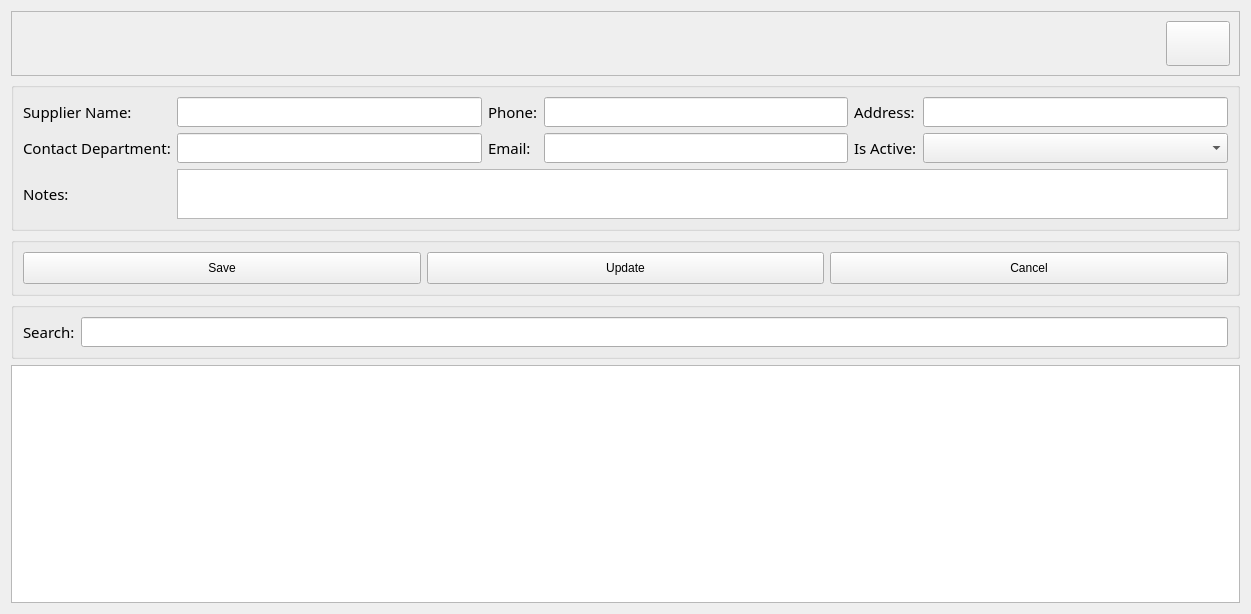
<?xml version="1.0" encoding="UTF-8"?>
<ui version="4.0">
 <class>supplier_view</class>
 <widget class="QWidget" name="supplier_view">
  <property name="geometry">
   <rect>
    <x>0</x>
    <y>0</y>
    <width>1251</width>
    <height>614</height>
   </rect>
  </property>
  <property name="sizePolicy">
   <sizepolicy hsizetype="Preferred" vsizetype="Preferred">
    <horstretch>0</horstretch>
    <verstretch>0</verstretch>
   </sizepolicy>
  </property>
  <property name="windowTitle">
   <string>Form</string>
  </property>
  <layout class="QGridLayout" name="gridLayout_3">
   <item row="3" column="0">
    <widget class="QGroupBox" name="groupBox_3">
     <property name="minimumSize">
      <size>
       <width>0</width>
       <height>50</height>
      </size>
     </property>
     <property name="title">
      <string/>
     </property>
     <layout class="QGridLayout" name="gridLayout_4">
      <item row="0" column="1">
       <widget class="QLineEdit" name="input_search">
        <property name="font">
         <font>
          <family>Century Gothic</family>
          <pointsize>11</pointsize>
         </font>
        </property>
       </widget>
      </item>
      <item row="0" column="0">
       <widget class="QLabel" name="label_7">
        <property name="font">
         <font>
          <family>Century Gothic</family>
          <pointsize>11</pointsize>
         </font>
        </property>
        <property name="text">
         <string>Search:</string>
        </property>
       </widget>
      </item>
     </layout>
    </widget>
   </item>
   <item row="2" column="0">
    <widget class="QGroupBox" name="groupBox_2">
     <property name="sizePolicy">
      <sizepolicy hsizetype="Preferred" vsizetype="Fixed">
       <horstretch>0</horstretch>
       <verstretch>0</verstretch>
      </sizepolicy>
     </property>
     <property name="minimumSize">
      <size>
       <width>613</width>
       <height>0</height>
      </size>
     </property>
     <property name="styleSheet">
      <string notr="true"/>
     </property>
     <property name="title">
      <string/>
     </property>
     <layout class="QGridLayout" name="gridLayout_2">
      <item row="0" column="2">
       <widget class="QPushButton" name="btn_cancel">
        <property name="sizePolicy">
         <sizepolicy hsizetype="Minimum" vsizetype="Expanding">
          <horstretch>0</horstretch>
          <verstretch>0</verstretch>
         </sizepolicy>
        </property>
        <property name="minimumSize">
         <size>
          <width>0</width>
          <height>32</height>
         </size>
        </property>
        <property name="text">
         <string>Cancel</string>
        </property>
       </widget>
      </item>
      <item row="0" column="0">
       <widget class="QPushButton" name="btn_save">
        <property name="sizePolicy">
         <sizepolicy hsizetype="Minimum" vsizetype="Expanding">
          <horstretch>0</horstretch>
          <verstretch>0</verstretch>
         </sizepolicy>
        </property>
        <property name="minimumSize">
         <size>
          <width>0</width>
          <height>32</height>
         </size>
        </property>
        <property name="text">
         <string>Save</string>
        </property>
       </widget>
      </item>
      <item row="0" column="1">
       <widget class="QPushButton" name="btn_update">
        <property name="sizePolicy">
         <sizepolicy hsizetype="Minimum" vsizetype="Expanding">
          <horstretch>0</horstretch>
          <verstretch>0</verstretch>
         </sizepolicy>
        </property>
        <property name="minimumSize">
         <size>
          <width>0</width>
          <height>32</height>
         </size>
        </property>
        <property name="text">
         <string>Update</string>
        </property>
       </widget>
      </item>
     </layout>
    </widget>
   </item>
   <item row="1" column="0">
    <widget class="QGroupBox" name="groupBox">
     <property name="sizePolicy">
      <sizepolicy hsizetype="Preferred" vsizetype="Preferred">
       <horstretch>0</horstretch>
       <verstretch>0</verstretch>
      </sizepolicy>
     </property>
     <property name="minimumSize">
      <size>
       <width>0</width>
       <height>100</height>
      </size>
     </property>
     <property name="title">
      <string/>
     </property>
     <layout class="QGridLayout" name="gridLayout">
      <item row="0" column="0">
       <widget class="QLabel" name="label">
        <property name="font">
         <font>
          <family>Century Gothic</family>
          <pointsize>11</pointsize>
         </font>
        </property>
        <property name="text">
         <string>Supplier Name:</string>
        </property>
       </widget>
      </item>
      <item row="0" column="5">
       <widget class="QLineEdit" name="input_address">
        <property name="font">
         <font>
          <family>Century Gothic</family>
          <pointsize>11</pointsize>
         </font>
        </property>
        <property name="echoMode">
         <enum>QLineEdit::EchoMode::Normal</enum>
        </property>
       </widget>
      </item>
      <item row="1" column="1">
       <widget class="QLineEdit" name="input_contact_department">
        <property name="font">
         <font>
          <family>Century Gothic</family>
          <pointsize>11</pointsize>
         </font>
        </property>
       </widget>
      </item>
      <item row="0" column="2">
       <widget class="QLabel" name="label_2">
        <property name="font">
         <font>
          <family>Century Gothic</family>
          <pointsize>11</pointsize>
         </font>
        </property>
        <property name="text">
         <string>Phone:</string>
        </property>
       </widget>
      </item>
      <item row="0" column="4">
       <widget class="QLabel" name="label_3">
        <property name="font">
         <font>
          <family>Century Gothic</family>
          <pointsize>11</pointsize>
         </font>
        </property>
        <property name="text">
         <string>Address:</string>
        </property>
       </widget>
      </item>
      <item row="0" column="3">
       <widget class="QLineEdit" name="input_phone">
        <property name="font">
         <font>
          <family>Century Gothic</family>
          <pointsize>11</pointsize>
         </font>
        </property>
        <property name="echoMode">
         <enum>QLineEdit::EchoMode::Normal</enum>
        </property>
       </widget>
      </item>
      <item row="1" column="2">
       <widget class="QLabel" name="label_5">
        <property name="font">
         <font>
          <family>Century Gothic</family>
          <pointsize>11</pointsize>
         </font>
        </property>
        <property name="text">
         <string>Email:</string>
        </property>
       </widget>
      </item>
      <item row="1" column="5">
       <widget class="QComboBox" name="cbo_is_active">
        <property name="font">
         <font>
          <family>Century Gothic</family>
          <pointsize>11</pointsize>
         </font>
        </property>
       </widget>
      </item>
      <item row="1" column="3">
       <widget class="QLineEdit" name="input_email">
        <property name="font">
         <font>
          <family>Century Gothic</family>
          <pointsize>11</pointsize>
         </font>
        </property>
        <property name="echoMode">
         <enum>QLineEdit::EchoMode::Normal</enum>
        </property>
       </widget>
      </item>
      <item row="1" column="0">
       <widget class="QLabel" name="label_4">
        <property name="font">
         <font>
          <family>Century Gothic</family>
          <pointsize>11</pointsize>
         </font>
        </property>
        <property name="text">
         <string>Contact Department:</string>
        </property>
       </widget>
      </item>
      <item row="1" column="4">
       <widget class="QLabel" name="label_6">
        <property name="font">
         <font>
          <family>Century Gothic</family>
          <pointsize>11</pointsize>
         </font>
        </property>
        <property name="text">
         <string>Is Active:</string>
        </property>
       </widget>
      </item>
      <item row="2" column="0">
       <widget class="QLabel" name="label_8">
        <property name="font">
         <font>
          <family>Century Gothic</family>
          <pointsize>11</pointsize>
         </font>
        </property>
        <property name="text">
         <string>Notes:</string>
        </property>
       </widget>
      </item>
      <item row="2" column="1" colspan="5">
       <widget class="QPlainTextEdit" name="input_notes">
        <property name="sizePolicy">
         <sizepolicy hsizetype="Expanding" vsizetype="Fixed">
          <horstretch>0</horstretch>
          <verstretch>0</verstretch>
         </sizepolicy>
        </property>
        <property name="maximumSize">
         <size>
          <width>16777215</width>
          <height>50</height>
         </size>
        </property>
       </widget>
      </item>
      <item row="0" column="1">
       <widget class="QLineEdit" name="input_supplier_name">
        <property name="font">
         <font>
          <family>Century Gothic</family>
          <pointsize>11</pointsize>
         </font>
        </property>
       </widget>
      </item>
     </layout>
    </widget>
   </item>
   <item row="0" column="0">
    <widget class="QFrame" name="bar_information">
     <property name="sizePolicy">
      <sizepolicy hsizetype="Preferred" vsizetype="Preferred">
       <horstretch>0</horstretch>
       <verstretch>0</verstretch>
      </sizepolicy>
     </property>
     <property name="minimumSize">
      <size>
       <width>0</width>
       <height>50</height>
      </size>
     </property>
     <property name="frameShape">
      <enum>QFrame::Shape::StyledPanel</enum>
     </property>
     <property name="frameShadow">
      <enum>QFrame::Shadow::Raised</enum>
     </property>
     <layout class="QGridLayout" name="gridLayout_5">
      <item row="0" column="0">
       <widget class="QLabel" name="label_user_name">
        <property name="font">
         <font>
          <family>Century Gothic</family>
          <pointsize>12</pointsize>
         </font>
        </property>
        <property name="text">
         <string/>
        </property>
        <property name="alignment">
         <set>Qt::AlignmentFlag::AlignLeading|Qt::AlignmentFlag::AlignLeft|Qt::AlignmentFlag::AlignVCenter</set>
        </property>
       </widget>
      </item>
      <item row="0" column="1">
       <widget class="QLabel" name="label_user_role">
        <property name="font">
         <font>
          <family>Century Gothic</family>
          <pointsize>12</pointsize>
         </font>
        </property>
        <property name="text">
         <string/>
        </property>
       </widget>
      </item>
      <item row="0" column="2">
       <widget class="QPushButton" name="btn_close">
        <property name="minimumSize">
         <size>
          <width>64</width>
          <height>45</height>
         </size>
        </property>
        <property name="maximumSize">
         <size>
          <width>64</width>
          <height>45</height>
         </size>
        </property>
        <property name="text">
         <string/>
        </property>
        <property name="icon">
         <iconset>
          <normaloff>../assets/Images/IMG-LogOut.png</normaloff>../assets/Images/IMG-LogOut.png</iconset>
        </property>
        <property name="iconSize">
         <size>
          <width>32</width>
          <height>32</height>
         </size>
        </property>
       </widget>
      </item>
     </layout>
    </widget>
   </item>
   <item row="4" column="0">
    <widget class="QTableWidget" name="tableWidget"/>
   </item>
  </layout>
 </widget>
 <tabstops>
  <tabstop>input_supplier_name</tabstop>
  <tabstop>input_contact_department</tabstop>
  <tabstop>input_phone</tabstop>
  <tabstop>input_email</tabstop>
  <tabstop>input_address</tabstop>
  <tabstop>cbo_is_active</tabstop>
  <tabstop>input_notes</tabstop>
  <tabstop>btn_save</tabstop>
  <tabstop>btn_update</tabstop>
  <tabstop>btn_cancel</tabstop>
  <tabstop>input_search</tabstop>
  <tabstop>tableWidget</tabstop>
  <tabstop>btn_close</tabstop>
 </tabstops>
 <resources/>
 <connections/>
</ui>
